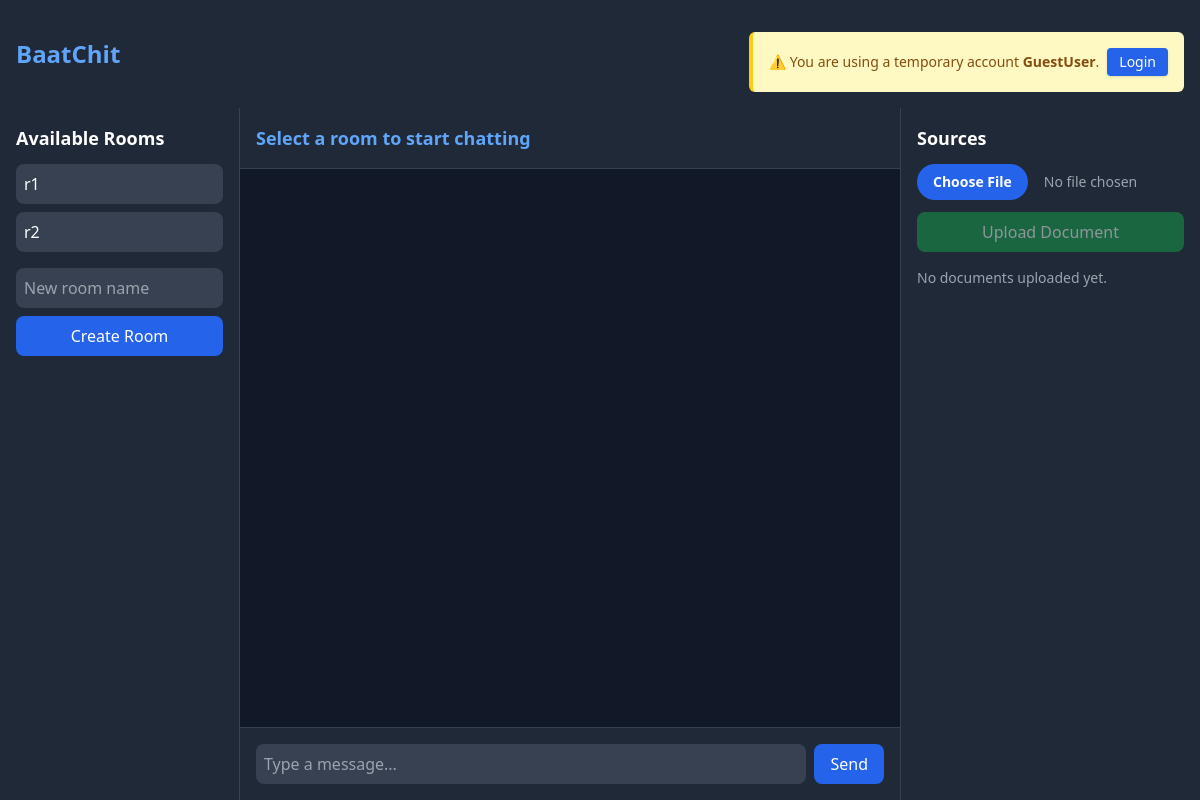
Before: / with the older database file.
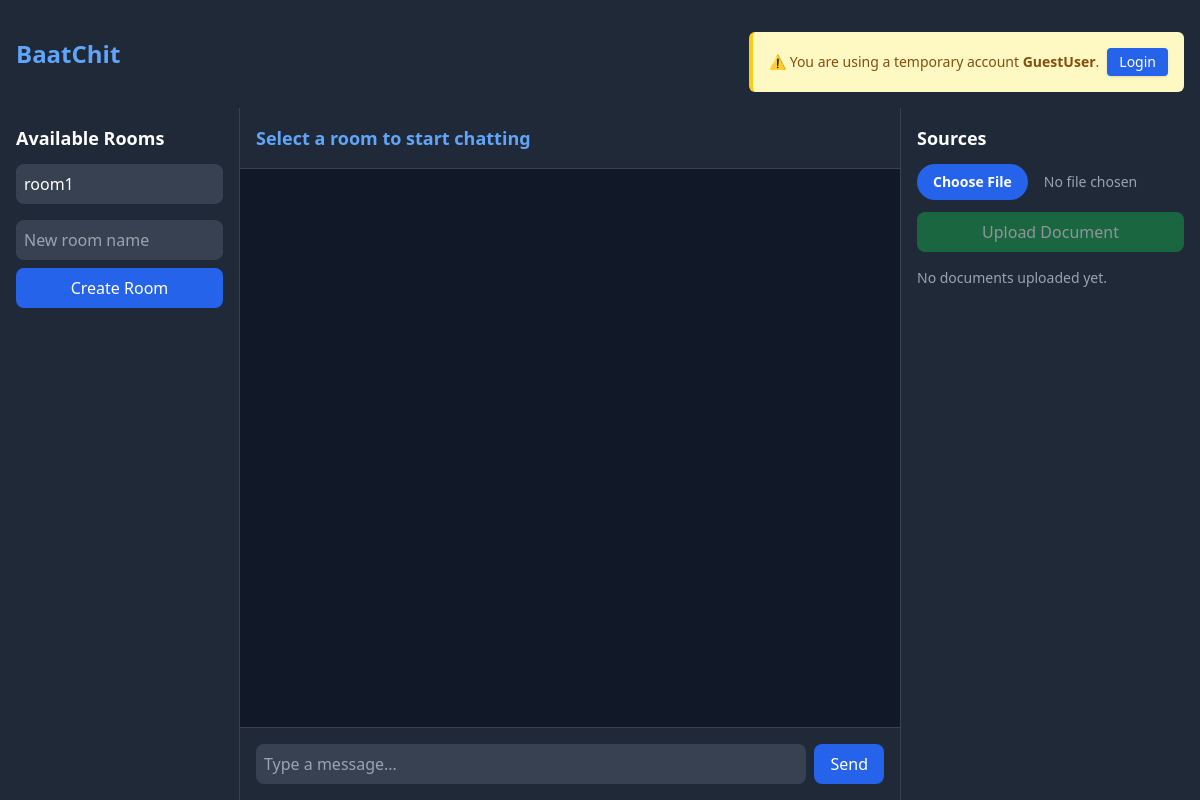
After: the same page with the newer database file.
### src/models/room.py (models this page shows, shortened)
class Room(Base):
    __tablename__ = 'rooms'
    id = Column(String(36), primary_key=True, index=True, default=lambda: str(uuid.uuid4()))
    name = Column(String(128), unique=True, index=True, nullable=False)
    capacity = Column(Integer, nullable=True)
    members = relationship(
        "User",
        secondary=room_user_association,
        back_populates="rooms",
        lazy="selectin",
    )
    knowledge_files = relationship(
        "Knowledge",
        back_populates="room",
        cascade="all, delete-orphan",
        lazy="selectin",
    )

### src/routes/home.py (the view)
@home_router.get("/", response_class=HTMLResponse)
async def home(request: Request, db: Session = Depends(get_db)):
    docs = os.listdir(DOCS_DIR)
    username = request.cookies.get("username", "GuestUser")  # Temp user if no cookie
    rooms = db.query(Room).all()
    return templates.TemplateResponse("chat.html", {
        "request": request,
        "rooms": rooms,
        "documents": docs,
        "username": username,
        "login_url": "/login"  # Provide login page URL
    })

### src/database.py (called while the page is built)
def get_db():
    db = SessionLocal()
    try:
        yield db
    finally:
        db.close()

### templates/chat.html (shortened to what this page needs)
{% extends "base.html" %}
{% block content %}
  {% include "partials/_rooms.html" %}
  {% include "partials/_chatbox.html" %}
  {% include "partials/_knowledge_base.html" %}
{% endblock %}

### templates/base.html (shortened to what this page needs)
<!DOCTYPE html>
<html lang="en">
<head>
  <script src="https://cdn.tailwindcss.com"></script>
</head>
<body class="bg-gray-900 text-white min-h-screen flex flex-col">
  <nav class="bg-gray-800 p-4 shadow-lg flex justify-between items-center">
    <h1 class="text-2xl font-bold text-blue-400"><a href="/">BaatChit</a></h1>
    <div class="text-sm mt-4">
      {% if username == "GuestUser" %}
      <div class="bg-yellow-100 border-l-4 border-yellow-400 p-4 rounded-md flex items-center space-x-2">
        <span class="text-yellow-800">
          ⚠️ You are using a temporary account <strong>{{ username }}</strong>.
        </span>
        <a href="{{ login_url }}"
          class="ml-auto bg-blue-600 hover:bg-blue-700 text-white px-3 py-1 rounded shadow text-sm">
          Login
        </a>
      </div>
      {% elif username %}
      <div class="bg-green-100 border-l-4 border-green-400 p-4 rounded-md">
        <span class="text-green-800">
          Logged in as: <strong>{{ username }}</strong>
        </span>
      </div>
      {% endif %}
    </div>
  </nav>
  <main class="flex flex-1 overflow-hidden">
    {% block content %}{% endblock %}
  </main>
</body>
</html>

### templates/partials/_rooms.html
<aside class="w-1/5 bg-gray-800 border-r border-gray-700 p-4 overflow-y-auto">
  <h2 class="text-lg font-semibold mb-3">Available Rooms</h2>
  <ul id="roomList" class="space-y-2">
    {% for r in rooms %}
      <li>
        <button onclick="joinRoom('{{ r.name }}')"
          class="w-full text-left p-2 rounded-lg bg-gray-700 hover:bg-blue-600 hover:text-white transition">
          {{ r.name }}
        </button>
      </li>
    {% else %}
      <p class="text-sm text-gray-400">No active rooms</p>
    {% endfor %}
  </ul>
  <div class="mt-4">
    <input id="newRoom" type="text" placeholder="New room name"
           class="w-full p-2 mb-2 rounded-lg bg-gray-700 focus:outline-none">
    <button onclick="createRoom()" class="w-full bg-blue-600 hover:bg-blue-700 p-2 rounded-lg">
      Create Room
    </button>
  </div>
</aside>

### templates/partials/_chatbox.html (shortened to what this page needs)
<main class="flex-1 flex flex-col bg-gray-900">
  <div class="flex justify-between items-center bg-gray-800 p-4 border-b border-gray-700">
    <h2 id="chatTitle" class="text-lg font-semibold text-blue-400">Select a room to start chatting</h2>
  </div>
  <div id="messages" class="flex-1 p-4 overflow-y-auto space-y-2"></div>
  <form class="p-4 bg-gray-800 border-t border-gray-700 flex" onsubmit="sendMessage(); return false;">
    <input id="messageInput" type="text" placeholder="Type a message..." type="submit"
           class="flex-1 p-2 rounded-lg bg-gray-700 focus:outline-none">
    <button type="submit" class="ml-2 bg-blue-600 hover:bg-blue-700 px-4 py-2 rounded-lg">Send</button>
  </form>
</main>

### templates/partials/_knowledge_base.html (shortened to what this page needs)
<aside class="w-1/4 bg-gray-800 border-l border-gray-700 p-4 flex flex-col">
  <h2 class="text-lg font-semibold mb-3">Sources</h2>
  <form id="uploadForm" action="/upload" method="post" enctype="multipart/form-data" class="mb-4">
    <input type="file" name="file" id="fileInput" class="block w-full text-sm text-gray-400 file:mr-4 file:py-2 file:px-4
                  file:rounded-full file:border-0 file:text-sm file:font-semibold
                  file:bg-blue-600 file:text-white hover:file:bg-blue-700 mb-3">
    <button type="submit" id="uploadBtn" disabled
      class="w-full bg-green-600 hover:bg-green-700 py-2 rounded-lg opacity-50 cursor-not-allowed">
      Upload Document
    </button>
  </form>
  <div id="docList" class="overflow-y-auto flex-1 space-y-2">
    {% for doc in documents %}
    <div
      class="flex justify-between items-center p-3 bg-gray-800 rounded-lg mb-2 shadow-sm hover:bg-gray-700 transition-colors duration-200"
      id="file-{{ doc }}">
      <span class="text-sm text-gray-200 truncate">{{ doc }}</span>
      <div class="flex space-x-3">
        <a href="/download/{{ doc }}" class="text-blue-400 hover:text-blue-500 text-sm font-medium">
          Download
        </a>
        <button onclick="deleteFile('{{ doc }}')" class="text-red-400 hover:text-red-500 text-sm font-medium">
          Delete
        </button>
      </div>
    </div>
  </div>
  {% else %}
  <p class="text-sm text-gray-400">No documents uploaded yet.</p>
  {% endfor %}
  </div>
</aside>

Changed rows visible on the page:
removed Room: name "r1"
removed Room: name "r2"
added Room: name "room1"
